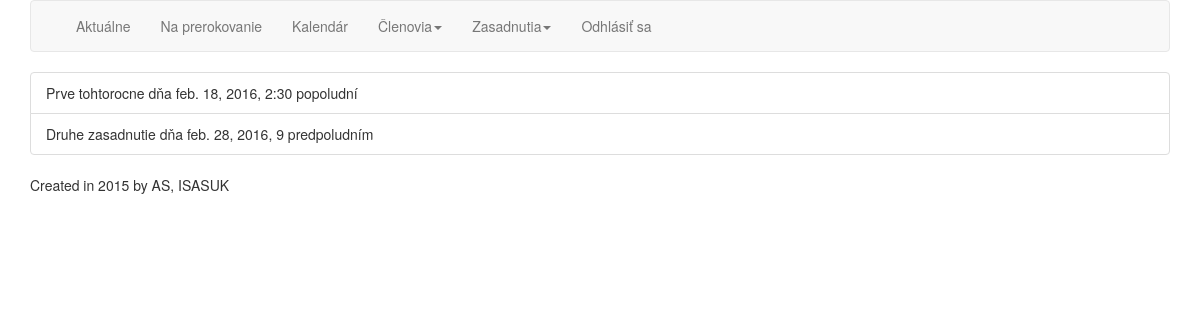
/meeting/meetings/, run on the app's committed database.
### isasuk/meeting/models.py (models this page shows)
class Meeting(models.Model):
    id = models.UUIDField(primary_key=True, default=uuid.uuid4, editable=False)
    created_at = models.DateTimeField(auto_now_add=True)
    title = models.CharField(max_length=80)
    date = models.DateTimeField()
    group = models.CharField(max_length=80)
    invitation = models.CharField(max_length=80)

### isasuk/meeting/views.py (the view)
def meetings_view(request):
  meetings = Meeting.objects.all()
  return render_to_response(
    'meeting/meetings.html',
    {
     'meetings': meetings,
    },
    context_instance=RequestContext(request)
  )

### isasuk/meeting/templates/meeting/meetings.html
{% extends 'index.html' %}
{% block navigation %}
    {% include 'navigation.html' %}
{% endblock%}
{% block content %}
  <ul class="list-group">
  {% for meeting in meetings %}
    <li class="list-group-item">{{ meeting.title }} dňa {{ meeting.date }}</li>
  {% empty %}
  </ul>
  {% endfor %}
{% endblock %}
{% block footer %}
    {% include 'footer.html' %}
{% endblock %}

### data on the page
Meeting: title "Prve tohtorocne", date "feb. 18, 2016, 2:30 popoludní"
Meeting: title "Druhe zasadnutie", date "feb. 28, 2016, 9 predpoludním"
